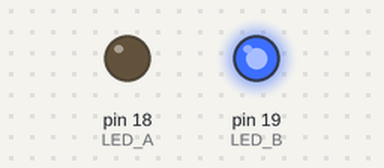
A sketch run on a simulated Arduino Uno, built with avr-gcc and run on an emulated ATmega328P. Shown: output pins drawn as LEDs (lit = HIGH).

Above: at 0.4 s.
At 5.7 s:
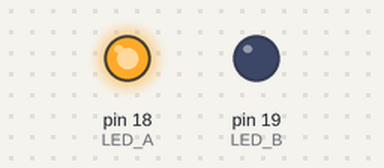
Timing chart, 0 to 8.8 s (numbered marks = the images above):
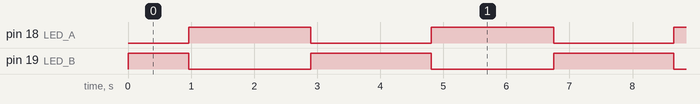

The sketch:

ex04.ino
```cpp
// 两路LED引脚定义
#define LED_A 18
#define LED_B 19

// PWM亮度变量 0~255
int brightness = 0;
// 亮度变化步长，控制渐变快慢
int step = 2;

void setup() {
  pinMode(LED_A, OUTPUT);
  pinMode(LED_B, OUTPUT);
}

void loop() {
  // A灯亮度：从0逐步增加到255
  analogWrite(LED_A, brightness);
  // B灯反相亮度：255 - brightness，同步反向变化
  analogWrite(LED_B, 255 - brightness);

  // 亮度递增
  brightness += step;

  // 到达边界后折返
  if (brightness >= 255 || brightness <= 0) {
    step = -step;
  }

  // 延时控制渐变顺滑度，数值越小切换越快
  delay(15);
}
```

Measured:
- by itself, pin 18 (LED_A): alternates HIGH for 1.9 s and LOW for 1.9 s
- by itself, pin 19 (LED_B): repeats every 3.8 s: LOW 1.9 s, HIGH 1.9 s
